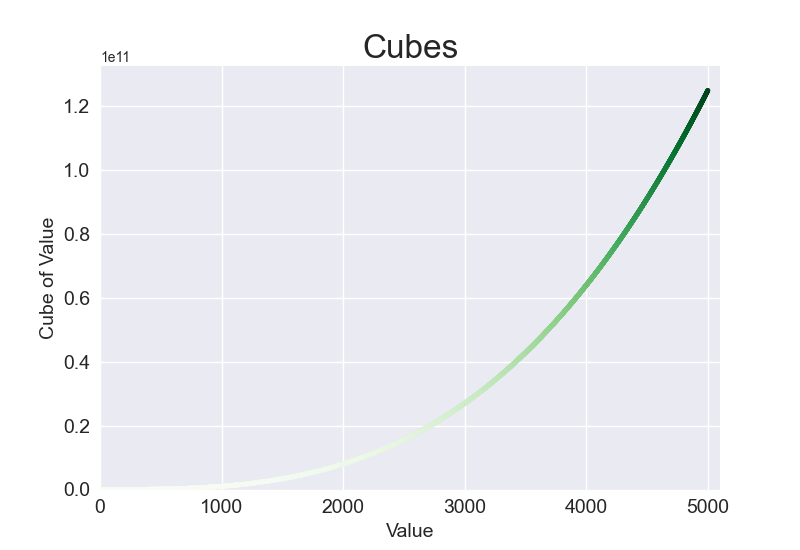

Here is the Python script that generated this plot:
from matplotlib import pyplot as plt
import os

x_values = list(range(5001))
cubes = [x**3 for x in x_values]

plt.style.use('seaborn')
fig, ax = plt.subplots()
ax.scatter(x_values, cubes, c=cubes, cmap=plt.cm.Greens, s=10)

ax.set_title("Cubes", fontsize=24)
ax.set_xlabel('Value', fontsize=14)
ax.set_ylabel('Cube of Value', fontsize=14)

ax.tick_params(axis='both', labelsize=14)
ax.axis([0, 5100, 0, 5100**3])

plt.show()
script_dir = os.getcwd()
file_path = os.path.join(script_dir, '15-2.png')  
plt.savefig(file_path, dpi=300, bbox_inches='tight')